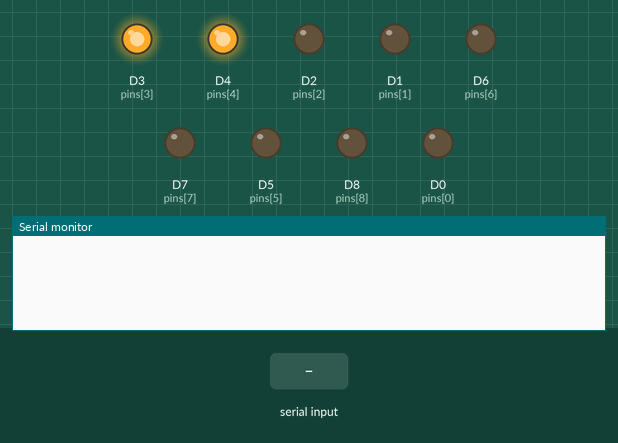
Simulated run of this sketch. Board: ESP8266 (NodeMCU). Parts: output pins drawn as LEDs (lit = HIGH), the last lines printed to the serial monitor. Inputs (shaded band) come from the test bench.

Above: at 1.2 s.
1.3 s: "HELLO\n" received over Serial
At 2.3 s:
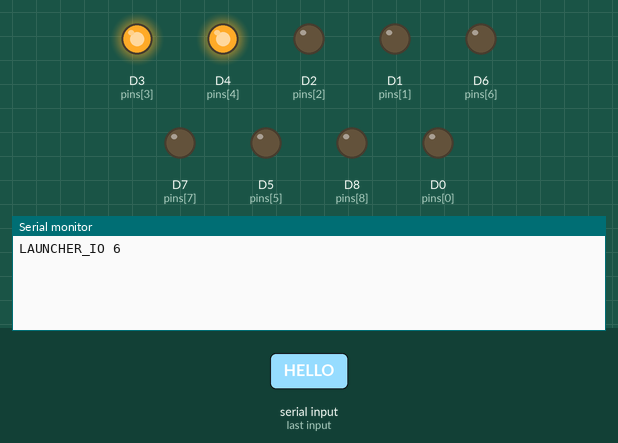
2.8 s: "POLL\n" received over Serial
At 3.4 s:
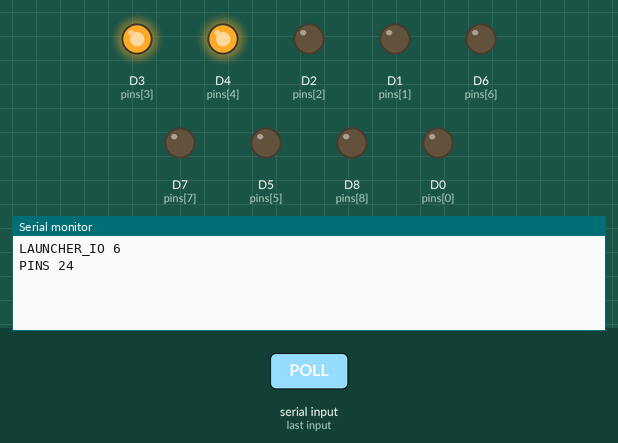
4.3 s: "PIN D\n" received over Serial
At 5.7 s:
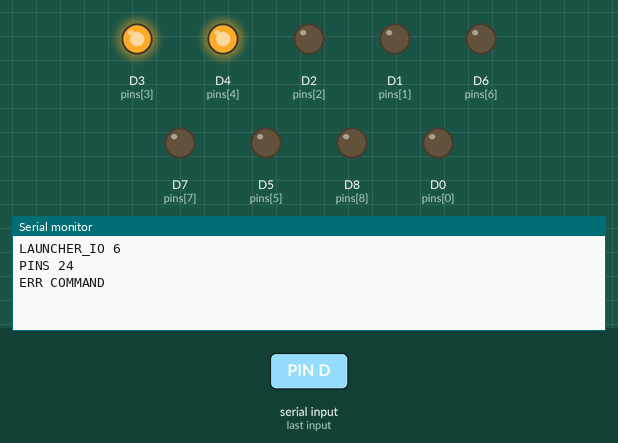

Measured:
- after the input at 1.3 s, the serial monitor: prints a new line at once (image 1)
- after the input at 2.8 s, the serial monitor: prints a new line at once (image 2)
- after the input at 4.3 s, the serial monitor: prints a new line at once (image 3)

The sketch:

LauncherIoEsp8266V6.ino
```cpp
#include <Arduino.h>
#include <string.h>

constexpr uint8_t pins[] = { D0, D1, D2, D3, D4, D5, D6, D7, D8 };
constexpr uint8_t pinCount = sizeof(pins) / sizeof(pins[0]);
// D3 (GPIO0) and D4 (GPIO2) are high for a normal flash boot.
uint16_t pinLevels = (1U << 3) | (1U << 4);
char line[16];
uint8_t lineLength = 0;
bool invalidLine = false;

void handleCommand(const char* request) {
  if (strcmp(request, "HELLO") == 0) {
    Serial.println(F("LAUNCHER_IO 6"));
    return;
  }
  if (strcmp(request, "POLL") == 0) {
    Serial.print(F("PINS "));
    Serial.println(pinLevels);
    return;
  }
  if (strncmp(request, "PIN D", 5) == 0 && request[5] >= '0' && request[5] < '0' + pinCount) {
    bool high = strcmp(request + 6, " HIGH") == 0;
    if (high || strcmp(request + 6, " LOW") == 0) {
      uint8_t pin = request[5] - '0';
      digitalWrite(pins[pin], high ? HIGH : LOW);
      uint16_t bit = 1U << pin;
      pinLevels = high ? pinLevels | bit : pinLevels & ~bit;
      Serial.print(F("OK "));
      Serial.println(request);
      return;
    }
  }
  Serial.println(F("ERR COMMAND"));
}

void setup() {
  for (uint8_t pin = 0; pin < pinCount; ++pin) {
    digitalWrite(pins[pin], (pinLevels & (1U << pin)) != 0 ? HIGH : LOW);
    pinMode(pins[pin], OUTPUT);
  }
  Serial.begin(115200);
}

void loop() {
  for (uint8_t i = 0; i < 48 && Serial.available(); ++i) {
    char ch = (char)Serial.read();
    if (ch == '\n') {
      if (invalidLine) Serial.println(F("ERR COMMAND"));
      else {
        if (lineLength > 0 && line[lineLength - 1] == '\r') --lineLength;
        line[lineLength] = '\0';
        if (lineLength > 0) handleCommand(line);
      }
      lineLength = 0;
      invalidLine = false;
    } else if (!invalidLine) {
      if (ch == '\0' || lineLength == sizeof(line) - 1) invalidLine = true;
      else line[lineLength++] = ch;
    }
  }
}
```
